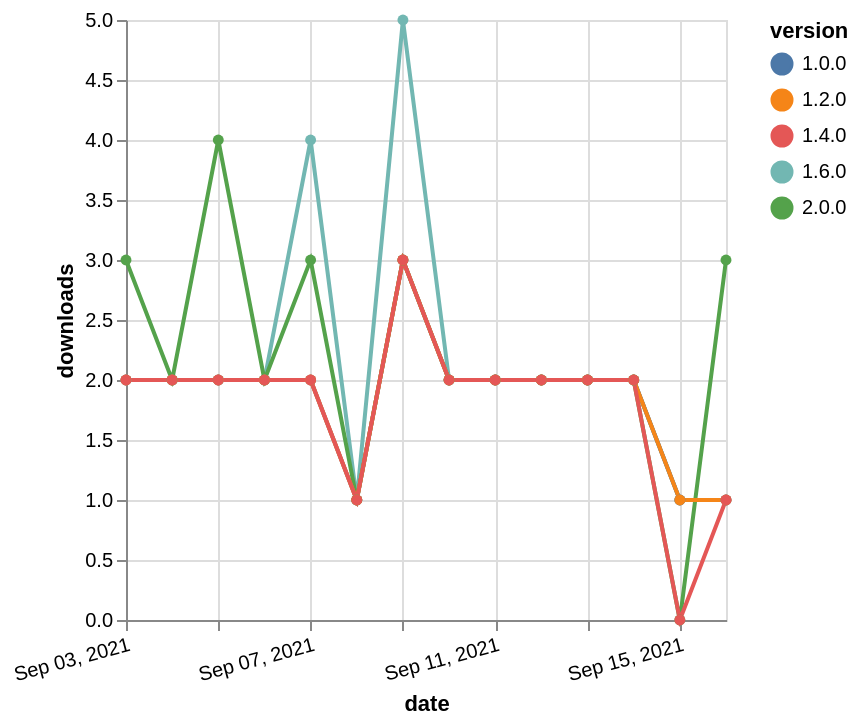

Write the Vega-Lite specification saved for this chart.
### Vega-Lite specification from a JSON file in a GitHub repository (floating-point values rounded to 4 significant figures)
{"$schema": "https://vega.github.io/schema/vega-lite/v5.json", "description": "A simple bar chart with embedded data.", "data": {"values": [{"date": "2021-09-03", "total": 725, "delta": 2, "version": "1.6.0"}, {"date": "2021-09-04", "total": 727, "delta": 2, "version": "1.6.0"}, {"date": "2021-09-05", "total": 729, "delta": 2, "version": "1.6.0"}, {"date": "2021-09-06", "total": 731, "delta": 2, "version": "1.6.0"}, {"date": "2021-09-07", "total": 735, "delta": 4, "version": "1.6.0"}, {"date": "2021-09-08", "total": 736, "delta": 1, "version": "1.6.0"}, {"date": "2021-09-09", "total": 741, "delta": 5, "version": "1.6.0"}, {"date": "2021-09-10", "total": 743, "delta": 2, "version": "1.6.0"}, {"date": "2021-09-11", "total": 745, "delta": 2, "version": "1.6.0"}, {"date": "2021-09-12", "total": 747, "delta": 2, "version": "1.6.0"}, {"date": "2021-09-13", "total": 749, "delta": 2, "version": "1.6.0"}, {"date": "2021-09-14", "total": 751, "delta": 2, "version": "1.6.0"}, {"date": "2021-09-15", "total": 752, "delta": 1, "version": "1.6.0"}, {"date": "2021-09-16", "total": 753, "delta": 1, "version": "1.6.0"}, {"date": "2021-09-03", "total": 1524, "delta": 2, "version": "1.0.0"}, {"date": "2021-09-04", "total": 1526, "delta": 2, "version": "1.0.0"}, {"date": "2021-09-05", "total": 1528, "delta": 2, "version": "1.0.0"}, {"date": "2021-09-06", "total": 1530, "delta": 2, "version": "1.0.0"}, {"date": "2021-09-07", "total": 1532, "delta": 2, "version": "1.0.0"}, {"date": "2021-09-08", "total": 1533, "delta": 1, "version": "1.0.0"}, {"date": "2021-09-09", "total": 1536, "delta": 3, "version": "1.0.0"}, {"date": "2021-09-10", "total": 1538, "delta": 2, "version": "1.0.0"}, {"date": "2021-09-11", "total": 1540, "delta": 2, "version": "1.0.0"}, {"date": "2021-09-12", "total": 1542, "delta": 2, "version": "1.0.0"}, {"date": "2021-09-13", "total": 1544, "delta": 2, "version": "1.0.0"}, {"date": "2021-09-14", "total": 1546, "delta": 2, "version": "1.0.0"}, {"date": "2021-09-15", "total": 1547, "delta": 1, "version": "1.0.0"}, {"date": "2021-09-16", "total": 1548, "delta": 1, "version": "1.0.0"}, {"date": "2021-09-03", "total": 211, "delta": 3, "version": "2.0.0"}, {"date": "2021-09-04", "total": 213, "delta": 2, "version": "2.0.0"}, {"date": "2021-09-05", "total": 217, "delta": 4, "version": "2.0.0"}, {"date": "2021-09-06", "total": 219, "delta": 2, "version": "2.0.0"}, {"date": "2021-09-07", "total": 222, "delta": 3, "version": "2.0.0"}, {"date": "2021-09-08", "total": 223, "delta": 1, "version": "2.0.0"}, {"date": "2021-09-09", "total": 226, "delta": 3, "version": "2.0.0"}, {"date": "2021-09-10", "total": 228, "delta": 2, "version": "2.0.0"}, {"date": "2021-09-11", "total": 230, "delta": 2, "version": "2.0.0"}, {"date": "2021-09-12", "total": 232, "delta": 2, "version": "2.0.0"}, {"date": "2021-09-13", "total": 234, "delta": 2, "version": "2.0.0"}, {"date": "2021-09-14", "total": 236, "delta": 2, "version": "2.0.0"}, {"date": "2021-09-15", "total": 236, "delta": 0, "version": "2.0.0"}, {"date": "2021-09-16", "total": 239, "delta": 3, "version": "2.0.0"}, {"date": "2021-09-03", "total": 1376, "delta": 2, "version": "1.2.0"}, {"date": "2021-09-04", "total": 1378, "delta": 2, "version": "1.2.0"}, {"date": "2021-09-05", "total": 1380, "delta": 2, "version": "1.2.0"}, {"date": "2021-09-06", "total": 1382, "delta": 2, "version": "1.2.0"}, {"date": "2021-09-07", "total": 1384, "delta": 2, "version": "1.2.0"}, {"date": "2021-09-08", "total": 1385, "delta": 1, "version": "1.2.0"}, {"date": "2021-09-09", "total": 1388, "delta": 3, "version": "1.2.0"}, {"date": "2021-09-10", "total": 1390, "delta": 2, "version": "1.2.0"}, {"date": "2021-09-11", "total": 1392, "delta": 2, "version": "1.2.0"}, {"date": "2021-09-12", "total": 1394, "delta": 2, "version": "1.2.0"}, {"date": "2021-09-13", "total": 1396, "delta": 2, "version": "1.2.0"}, {"date": "2021-09-14", "total": 1398, "delta": 2, "version": "1.2.0"}, {"date": "2021-09-15", "total": 1399, "delta": 1, "version": "1.2.0"}, {"date": "2021-09-16", "total": 1400, "delta": 1, "version": "1.2.0"}, {"date": "2021-09-03", "total": 936, "delta": 2, "version": "1.4.0"}, {"date": "2021-09-04", "total": 938, "delta": 2, "version": "1.4.0"}, {"date": "2021-09-05", "total": 940, "delta": 2, "version": "1.4.0"}, {"date": "2021-09-06", "total": 942, "delta": 2, "version": "1.4.0"}, {"date": "2021-09-07", "total": 944, "delta": 2, "version": "1.4.0"}, {"date": "2021-09-08", "total": 945, "delta": 1, "version": "1.4.0"}, {"date": "2021-09-09", "total": 948, "delta": 3, "version": "1.4.0"}, {"date": "2021-09-10", "total": 950, "delta": 2, "version": "1.4.0"}, {"date": "2021-09-11", "total": 952, "delta": 2, "version": "1.4.0"}, {"date": "2021-09-12", "total": 954, "delta": 2, "version": "1.4.0"}, {"date": "2021-09-13", "total": 956, "delta": 2, "version": "1.4.0"}, {"date": "2021-09-14", "total": 958, "delta": 2, "version": "1.4.0"}, {"date": "2021-09-15", "total": 958, "delta": 0, "version": "1.4.0"}, {"date": "2021-09-16", "total": 959, "delta": 1, "version": "1.4.0"}]}, "width": "container", "mark": {"type": "line", "point": {"filled": true}}, "encoding": {"x": {"field": "date", "type": "temporal", "timeUnit": "yearmonthdate", "title": "date", "axis": {"labelAngle": -15}}, "y": {"field": "delta", "type": "quantitative", "title": "downloads"}, "color": {"field": "version", "type": "nominal"}, "tooltip": {"field": "delta"}}}
